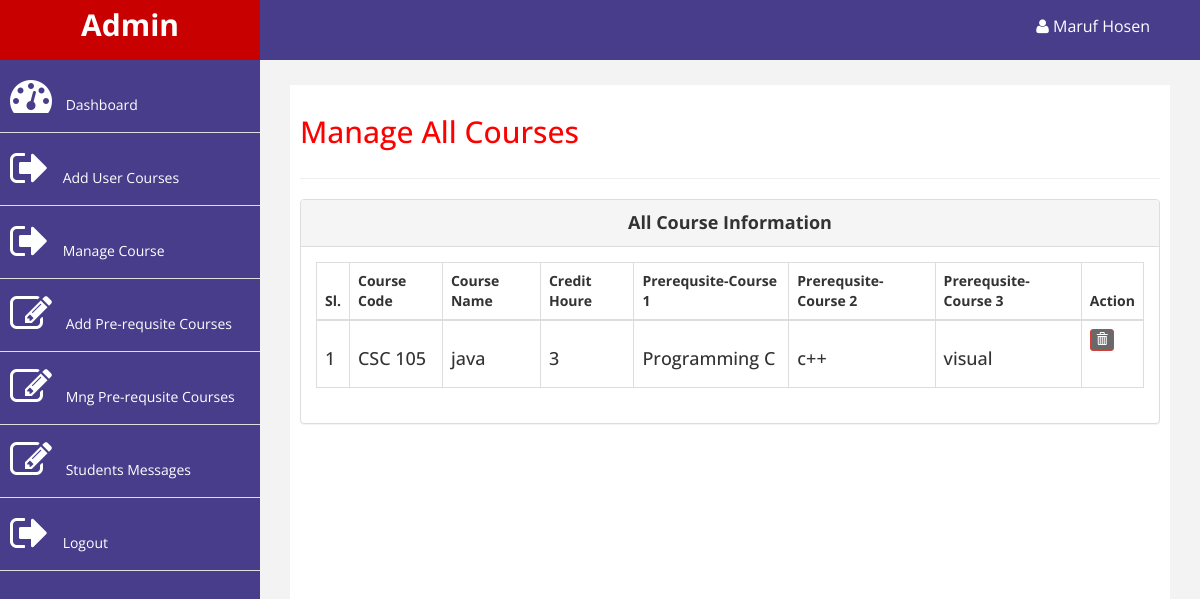
Screenshot of /admin/index.php?page=manage_course (signed in) with the database file from the repository.
### tables this page shows
CREATE TABLE `course` (
  `c_id` varchar(10) NOT NULL,
  `c_name` varchar(30) NOT NULL,
  `c_hour` varchar(3) NOT NULL,
  `pre_course1` varchar(30) NOT NULL,
  `pre_course2` varchar(30) DEFAULT NULL,
  `pre_course3` varchar(30) DEFAULT NULL
);

### admin/manage_course.php (the view, shortened to what this page needs)
<?php
	$sql = $conn->prepare("select * from course");
	$sql->execute();
	$data = $sql->fetchAll();
?>
<div id="page-inner">
     <div class="row">
         <div class="col-md-12">
          <h2>Manage All Courses</h2>
         </div>
     </div>
      <hr />
			 <div class="row">
                <div class="col-md-12">
                    <div class="panel panel-default">
             <div class="panel-heading" style="text-align:center; font-weight: bolder; font-size: 18px;">All Course Information  </div>
                        <div class="panel-body">
                            <div class="table-responsive">
                                <table class="table table-striped table-bordered table-hover">
                                    <thead>
                                        <tr>
                                            <th>Sl.</th>
                                            <th>Course Code</th>
                                            <th>Course Name</th>
                                            <th>Credit Houre</th>
                                            <th>Prerequsite-Course 1</th>
                                            <th>Prerequsite-Course 2</th>
                                            <th>Prerequsite-Course 3</th>
                                            <th>Action</th>
                                        </tr>
                                    </thead>
                                    <tbody>
									<?php
									$i=1;
									foreach($data as $value)
									{
									?>
									<form method="post">
                                        <tr>
                                            <td> <h4> <?php echo  $i; ?> </h4></td>
                                            <td><h4><?php echo  $value['c_id']; ?></h4></td>
                                            <td><h4><?php echo  $value['c_name']; ?></h4></td>
                                            <td><h4><?php echo  $value['c_hour']; ?></h4></td>
                                            <td><h4><?php echo  $value['pre_course1']; ?></h4></td>
                                            <td><h4><?php echo  $value['pre_course2']; ?></h4></td>
                                            <td><h4><?php echo  $value['pre_course3']; ?></h4></td>
                                            <td class="center">
											<form method="post" style="width: 30px; float: left">
												<button class="btn btn-xs btn-danger" type="submit" name="delete" onclick="return confirmation()">
													<span class="glyphicon glyphicon-trash"></span>
												</button>
                                            </form>
											</td>
                                        </tr>
									</form>
									<?php
									$i++;
									}
									?>
                                    </tbody>
                                </table>
                            </div>
                        </div>
                    </div>
              </div>
    </div>
 </div>

### admin/assets/css/custom.css (style rules this page uses)
body { font-family: 'Open Sans', sans-serif; }
#page-inner { width:100%; margin:10px 20px 10px 0px; background-color:#fff!important; padding:10px; min-height:1200px; }
h2 { color: #f00; }
h4 { padding-top:10px; }

### rows the page displays
course: c_id "CSC 105", c_name "java", c_hour "3", pre_course1 "Programming C", pre_course2 "c++", pre_course3 "visual"

### other values shown
$_SESSION['admin_name'] "Maruf Hosen"
